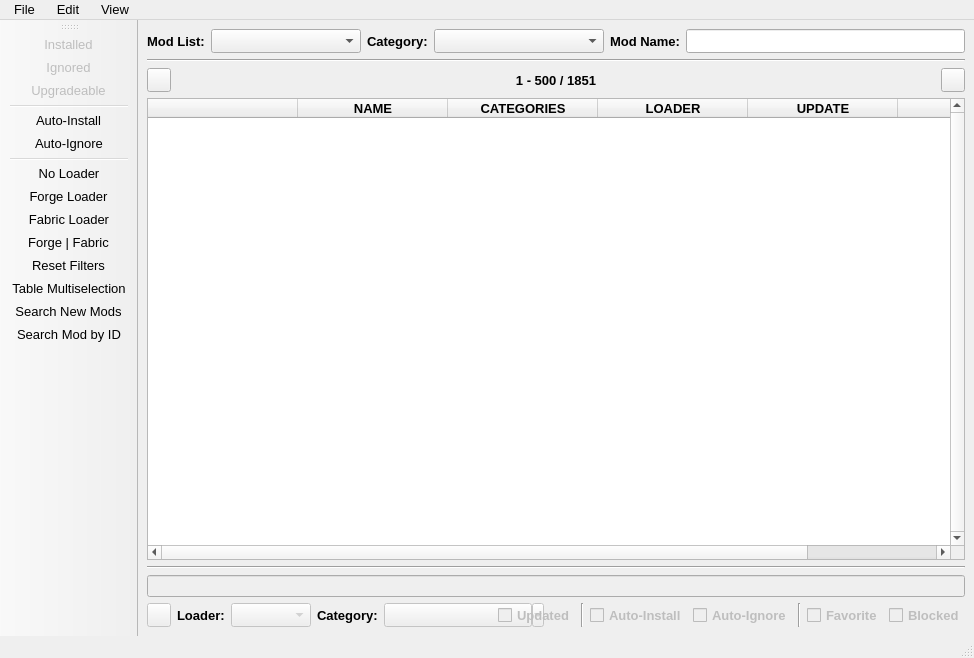
<?xml version="1.0" encoding="UTF-8"?>
<ui version="4.0">
 <class>ModList</class>
 <widget class="QMainWindow" name="ModList">
  <property name="geometry">
   <rect>
    <x>0</x>
    <y>0</y>
    <width>974</width>
    <height>658</height>
   </rect>
  </property>
  <property name="sizePolicy">
   <sizepolicy hsizetype="Preferred" vsizetype="Preferred">
    <horstretch>0</horstretch>
    <verstretch>0</verstretch>
   </sizepolicy>
  </property>
  <property name="minimumSize">
   <size>
    <width>974</width>
    <height>439</height>
   </size>
  </property>
  <property name="maximumSize">
   <size>
    <width>16777215</width>
    <height>16777215</height>
   </size>
  </property>
  <property name="windowTitle">
   <string>ModList</string>
  </property>
  <property name="windowIcon">
   <iconset resource="../res/icons.qrc">
    <normaloff>:/widgets/widgets/window_icon.png</normaloff>:/widgets/widgets/window_icon.png</iconset>
  </property>
  <widget class="QWidget" name="centralwidget">
   <layout class="QHBoxLayout" name="horizontalLayout_4">
    <property name="spacing">
     <number>0</number>
    </property>
    <property name="leftMargin">
     <number>9</number>
    </property>
    <property name="topMargin">
     <number>9</number>
    </property>
    <property name="rightMargin">
     <number>9</number>
    </property>
    <property name="bottomMargin">
     <number>9</number>
    </property>
    <item>
     <layout class="QVBoxLayout" name="verticalLayout_3">
      <property name="spacing">
       <number>6</number>
      </property>
      <property name="topMargin">
       <number>0</number>
      </property>
      <property name="bottomMargin">
       <number>0</number>
      </property>
      <item>
       <layout class="QHBoxLayout" name="hlBuscar">
        <property name="spacing">
         <number>6</number>
        </property>
        <property name="bottomMargin">
         <number>0</number>
        </property>
        <item>
         <widget class="QLabel" name="lblModList">
          <property name="minimumSize">
           <size>
            <width>0</width>
            <height>24</height>
           </size>
          </property>
          <property name="maximumSize">
           <size>
            <width>16777215</width>
            <height>24</height>
           </size>
          </property>
          <property name="font">
           <font>
            <pointsize>10</pointsize>
            <weight>75</weight>
            <bold>true</bold>
           </font>
          </property>
          <property name="text">
           <string>Mod List:</string>
          </property>
         </widget>
        </item>
        <item>
         <widget class="QComboBox" name="cmbModList">
          <property name="minimumSize">
           <size>
            <width>150</width>
            <height>24</height>
           </size>
          </property>
          <property name="maximumSize">
           <size>
            <width>16777215</width>
            <height>24</height>
           </size>
          </property>
          <property name="font">
           <font>
            <pointsize>10</pointsize>
            <weight>75</weight>
            <bold>true</bold>
           </font>
          </property>
          <property name="maxVisibleItems">
           <number>30</number>
          </property>
         </widget>
        </item>
        <item>
         <widget class="QLabel" name="lblCategory">
          <property name="minimumSize">
           <size>
            <width>0</width>
            <height>24</height>
           </size>
          </property>
          <property name="maximumSize">
           <size>
            <width>16777215</width>
            <height>24</height>
           </size>
          </property>
          <property name="font">
           <font>
            <pointsize>10</pointsize>
            <weight>75</weight>
            <bold>true</bold>
           </font>
          </property>
          <property name="text">
           <string>Category:</string>
          </property>
         </widget>
        </item>
        <item>
         <widget class="QComboBox" name="cmbCategories">
          <property name="minimumSize">
           <size>
            <width>170</width>
            <height>24</height>
           </size>
          </property>
          <property name="maximumSize">
           <size>
            <width>16777215</width>
            <height>24</height>
           </size>
          </property>
          <property name="font">
           <font>
            <pointsize>10</pointsize>
            <weight>75</weight>
            <bold>true</bold>
           </font>
          </property>
          <property name="styleSheet">
           <string notr="true"/>
          </property>
          <property name="maxVisibleItems">
           <number>30</number>
          </property>
         </widget>
        </item>
        <item>
         <widget class="QLabel" name="lblName">
          <property name="minimumSize">
           <size>
            <width>0</width>
            <height>24</height>
           </size>
          </property>
          <property name="maximumSize">
           <size>
            <width>16777215</width>
            <height>24</height>
           </size>
          </property>
          <property name="font">
           <font>
            <pointsize>10</pointsize>
            <weight>75</weight>
            <bold>true</bold>
           </font>
          </property>
          <property name="text">
           <string>Mod Name:</string>
          </property>
         </widget>
        </item>
        <item>
         <widget class="QLineEdit" name="editName">
          <property name="minimumSize">
           <size>
            <width>0</width>
            <height>24</height>
           </size>
          </property>
          <property name="maximumSize">
           <size>
            <width>16777215</width>
            <height>24</height>
           </size>
          </property>
          <property name="font">
           <font>
            <pointsize>10</pointsize>
           </font>
          </property>
          <property name="styleSheet">
           <string notr="true"/>
          </property>
          <property name="clearButtonEnabled">
           <bool>true</bool>
          </property>
         </widget>
        </item>
       </layout>
      </item>
      <item>
       <widget class="Line" name="line_3">
        <property name="orientation">
         <enum>Qt::Horizontal</enum>
        </property>
       </widget>
      </item>
      <item>
       <layout class="QHBoxLayout" name="horizontalLayout_2">
        <property name="topMargin">
         <number>0</number>
        </property>
        <item>
         <widget class="QPushButton" name="btnPageLeft">
          <property name="minimumSize">
           <size>
            <width>24</width>
            <height>24</height>
           </size>
          </property>
          <property name="maximumSize">
           <size>
            <width>24</width>
            <height>24</height>
           </size>
          </property>
          <property name="text">
           <string/>
          </property>
          <property name="icon">
           <iconset resource="../res/icons.qrc">
            <normaloff>:/widgets/widgets/arrow_left.png</normaloff>
            <disabledoff>:/widgets/widgets/arrow_left_off.png</disabledoff>:/widgets/widgets/arrow_left.png</iconset>
          </property>
          <property name="iconSize">
           <size>
            <width>16</width>
            <height>16</height>
           </size>
          </property>
          <property name="shortcut">
           <string>Left</string>
          </property>
         </widget>
        </item>
        <item>
         <widget class="QLabel" name="lblActualPages">
          <property name="font">
           <font>
            <pointsize>10</pointsize>
            <weight>75</weight>
            <bold>true</bold>
           </font>
          </property>
          <property name="text">
           <string>1 - 500 / 1851</string>
          </property>
          <property name="alignment">
           <set>Qt::AlignCenter</set>
          </property>
         </widget>
        </item>
        <item>
         <widget class="QPushButton" name="btnPageRight">
          <property name="minimumSize">
           <size>
            <width>24</width>
            <height>24</height>
           </size>
          </property>
          <property name="maximumSize">
           <size>
            <width>24</width>
            <height>24</height>
           </size>
          </property>
          <property name="text">
           <string/>
          </property>
          <property name="icon">
           <iconset resource="../res/icons.qrc">
            <normaloff>:/widgets/widgets/arrow_right.png</normaloff>
            <disabledoff>:/widgets/widgets/arrow_right_off.png</disabledoff>:/widgets/widgets/arrow_right.png</iconset>
          </property>
          <property name="iconSize">
           <size>
            <width>16</width>
            <height>16</height>
           </size>
          </property>
          <property name="shortcut">
           <string>Right</string>
          </property>
         </widget>
        </item>
       </layout>
      </item>
      <item>
       <layout class="QHBoxLayout" name="horizontalLayout_3">
        <property name="bottomMargin">
         <number>0</number>
        </property>
        <item>
         <widget class="QTableWidget" name="tableMods">
          <property name="font">
           <font>
            <family>MS Shell Dlg 2</family>
            <pointsize>10</pointsize>
           </font>
          </property>
          <property name="autoFillBackground">
           <bool>false</bool>
          </property>
          <property name="styleSheet">
           <string notr="true"/>
          </property>
          <property name="verticalScrollBarPolicy">
           <enum>Qt::ScrollBarAlwaysOn</enum>
          </property>
          <property name="autoScroll">
           <bool>true</bool>
          </property>
          <property name="editTriggers">
           <set>QAbstractItemView::NoEditTriggers</set>
          </property>
          <property name="alternatingRowColors">
           <bool>true</bool>
          </property>
          <property name="selectionMode">
           <enum>QAbstractItemView::SingleSelection</enum>
          </property>
          <property name="selectionBehavior">
           <enum>QAbstractItemView::SelectRows</enum>
          </property>
          <property name="iconSize">
           <size>
            <width>0</width>
            <height>0</height>
           </size>
          </property>
          <property name="verticalScrollMode">
           <enum>QAbstractItemView::ScrollPerItem</enum>
          </property>
          <property name="rowCount">
           <number>0</number>
          </property>
          <attribute name="horizontalHeaderDefaultSectionSize">
           <number>150</number>
          </attribute>
          <attribute name="horizontalHeaderMinimumSectionSize">
           <number>20</number>
          </attribute>
          <attribute name="verticalHeaderVisible">
           <bool>false</bool>
          </attribute>
          <attribute name="verticalHeaderDefaultSectionSize">
           <number>53</number>
          </attribute>
          <attribute name="verticalHeaderMinimumSectionSize">
           <number>53</number>
          </attribute>
          <column>
           <property name="text">
            <string/>
           </property>
          </column>
          <column>
           <property name="text">
            <string>   NAME   </string>
           </property>
           <property name="font">
            <font>
             <pointsize>10</pointsize>
             <weight>75</weight>
             <bold>true</bold>
            </font>
           </property>
          </column>
          <column>
           <property name="text">
            <string>   CATEGORIES   </string>
           </property>
           <property name="font">
            <font>
             <pointsize>10</pointsize>
             <weight>75</weight>
             <bold>true</bold>
            </font>
           </property>
          </column>
          <column>
           <property name="text">
            <string>   LOADER   </string>
           </property>
           <property name="font">
            <font>
             <pointsize>10</pointsize>
             <weight>75</weight>
             <bold>true</bold>
            </font>
           </property>
          </column>
          <column>
           <property name="text">
            <string>   UPDATE   </string>
           </property>
           <property name="font">
            <font>
             <pointsize>10</pointsize>
             <weight>75</weight>
             <bold>true</bold>
            </font>
           </property>
          </column>
          <column>
           <property name="text">
            <string/>
           </property>
          </column>
         </widget>
        </item>
       </layout>
      </item>
      <item>
       <widget class="Line" name="ln_1">
        <property name="orientation">
         <enum>Qt::Horizontal</enum>
        </property>
       </widget>
      </item>
      <item>
       <widget class="QLineEdit" name="editNameConfig">
        <property name="enabled">
         <bool>false</bool>
        </property>
        <property name="readOnly">
         <bool>true</bool>
        </property>
       </widget>
      </item>
      <item>
       <layout class="QHBoxLayout" name="horizontalLayout">
        <property name="topMargin">
         <number>0</number>
        </property>
        <item>
         <widget class="QPushButton" name="btnSaveConfig">
          <property name="enabled">
           <bool>false</bool>
          </property>
          <property name="minimumSize">
           <size>
            <width>24</width>
            <height>24</height>
           </size>
          </property>
          <property name="maximumSize">
           <size>
            <width>24</width>
            <height>24</height>
           </size>
          </property>
          <property name="text">
           <string/>
          </property>
          <property name="icon">
           <iconset resource="../res/icons.qrc">
            <normaloff>:/widgets/widgets/save.png</normaloff>
            <disabledoff>:/widgets/widgets/save_off.png</disabledoff>:/widgets/widgets/save.png</iconset>
          </property>
          <property name="shortcut">
           <string>Ctrl+S</string>
          </property>
         </widget>
        </item>
        <item>
         <widget class="QLabel" name="lblLoaderConfig">
          <property name="minimumSize">
           <size>
            <width>0</width>
            <height>24</height>
           </size>
          </property>
          <property name="maximumSize">
           <size>
            <width>16777215</width>
            <height>24</height>
           </size>
          </property>
          <property name="font">
           <font>
            <pointsize>10</pointsize>
            <weight>75</weight>
            <bold>true</bold>
           </font>
          </property>
          <property name="text">
           <string>Loader:</string>
          </property>
         </widget>
        </item>
        <item>
         <widget class="QComboBox" name="cmbLoaderConfig">
          <property name="enabled">
           <bool>false</bool>
          </property>
          <property name="minimumSize">
           <size>
            <width>80</width>
            <height>24</height>
           </size>
          </property>
          <property name="maximumSize">
           <size>
            <width>16777215</width>
            <height>24</height>
           </size>
          </property>
          <property name="font">
           <font>
            <pointsize>10</pointsize>
            <weight>75</weight>
            <bold>true</bold>
           </font>
          </property>
          <item>
           <property name="text">
            <string/>
           </property>
          </item>
          <item>
           <property name="text">
            <string>No Loader</string>
           </property>
          </item>
          <item>
           <property name="text">
            <string>Forge</string>
           </property>
          </item>
          <item>
           <property name="text">
            <string>Fabric</string>
           </property>
          </item>
          <item>
           <property name="text">
            <string>Forge | Fabric</string>
           </property>
          </item>
         </widget>
        </item>
        <item>
         <widget class="QLabel" name="lblCategoryConfig">
          <property name="minimumSize">
           <size>
            <width>0</width>
            <height>24</height>
           </size>
          </property>
          <property name="maximumSize">
           <size>
            <width>16777215</width>
            <height>24</height>
           </size>
          </property>
          <property name="font">
           <font>
            <pointsize>10</pointsize>
            <weight>75</weight>
            <bold>true</bold>
           </font>
          </property>
          <property name="text">
           <string>Category:</string>
          </property>
         </widget>
        </item>
        <item>
         <widget class="QToolButton" name="tbtnCategoryConfig">
          <property name="enabled">
           <bool>false</bool>
          </property>
          <property name="minimumSize">
           <size>
            <width>160</width>
            <height>24</height>
           </size>
          </property>
          <property name="maximumSize">
           <size>
            <width>160</width>
            <height>24</height>
           </size>
          </property>
          <property name="font">
           <font>
            <pointsize>10</pointsize>
            <weight>75</weight>
            <bold>true</bold>
           </font>
          </property>
          <property name="text">
           <string/>
          </property>
          <property name="iconSize">
           <size>
            <width>94</width>
            <height>16</height>
           </size>
          </property>
          <property name="popupMode">
           <enum>QToolButton::MenuButtonPopup</enum>
          </property>
          <property name="toolButtonStyle">
           <enum>Qt::ToolButtonTextOnly</enum>
          </property>
          <property name="arrowType">
           <enum>Qt::NoArrow</enum>
          </property>
         </widget>
        </item>
        <item>
         <widget class="QCheckBox" name="chkUpdated">
          <property name="enabled">
           <bool>false</bool>
          </property>
          <property name="minimumSize">
           <size>
            <width>0</width>
            <height>24</height>
           </size>
          </property>
          <property name="maximumSize">
           <size>
            <width>16777215</width>
            <height>24</height>
           </size>
          </property>
          <property name="font">
           <font>
            <pointsize>10</pointsize>
            <weight>75</weight>
            <bold>true</bold>
           </font>
          </property>
          <property name="text">
           <string>Updated</string>
          </property>
         </widget>
        </item>
        <item>
         <widget class="Line" name="line_2">
          <property name="orientation">
           <enum>Qt::Vertical</enum>
          </property>
         </widget>
        </item>
        <item>
         <widget class="QCheckBox" name="chkInstalledConfig">
          <property name="enabled">
           <bool>false</bool>
          </property>
          <property name="sizePolicy">
           <sizepolicy hsizetype="Minimum" vsizetype="Fixed">
            <horstretch>0</horstretch>
            <verstretch>0</verstretch>
           </sizepolicy>
          </property>
          <property name="minimumSize">
           <size>
            <width>0</width>
            <height>24</height>
           </size>
          </property>
          <property name="maximumSize">
           <size>
            <width>16777215</width>
            <height>24</height>
           </size>
          </property>
          <property name="font">
           <font>
            <pointsize>10</pointsize>
            <weight>75</weight>
            <bold>true</bold>
           </font>
          </property>
          <property name="text">
           <string>Auto-Install</string>
          </property>
          <property name="shortcut">
           <string>Ctrl+Z</string>
          </property>
         </widget>
        </item>
        <item>
         <widget class="QCheckBox" name="chkIgnoredConfig">
          <property name="enabled">
           <bool>false</bool>
          </property>
          <property name="minimumSize">
           <size>
            <width>0</width>
            <height>24</height>
           </size>
          </property>
          <property name="maximumSize">
           <size>
            <width>16777215</width>
            <height>24</height>
           </size>
          </property>
          <property name="font">
           <font>
            <pointsize>10</pointsize>
            <weight>75</weight>
            <bold>true</bold>
           </font>
          </property>
          <property name="text">
           <string>Auto-Ignore</string>
          </property>
          <property name="shortcut">
           <string>Ctrl+X</string>
          </property>
         </widget>
        </item>
        <item>
         <widget class="Line" name="line">
          <property name="orientation">
           <enum>Qt::Vertical</enum>
          </property>
         </widget>
        </item>
        <item>
         <widget class="QCheckBox" name="chkFavoriteConfig">
          <property name="enabled">
           <bool>false</bool>
          </property>
          <property name="minimumSize">
           <size>
            <width>0</width>
            <height>24</height>
           </size>
          </property>
          <property name="maximumSize">
           <size>
            <width>16777215</width>
            <height>24</height>
           </size>
          </property>
          <property name="font">
           <font>
            <pointsize>10</pointsize>
            <weight>75</weight>
            <bold>true</bold>
           </font>
          </property>
          <property name="text">
           <string>Favorite</string>
          </property>
          <property name="shortcut">
           <string>Ctrl+C</string>
          </property>
         </widget>
        </item>
        <item>
         <widget class="QCheckBox" name="chkBlockedConfig">
          <property name="enabled">
           <bool>false</bool>
          </property>
          <property name="minimumSize">
           <size>
            <width>0</width>
            <height>24</height>
           </size>
          </property>
          <property name="maximumSize">
           <size>
            <width>16777215</width>
            <height>24</height>
           </size>
          </property>
          <property name="font">
           <font>
            <pointsize>10</pointsize>
            <weight>75</weight>
            <bold>true</bold>
           </font>
          </property>
          <property name="text">
           <string>Blocked</string>
          </property>
          <property name="shortcut">
           <string>Ctrl+V</string>
          </property>
         </widget>
        </item>
        <item>
         <spacer name="horizontalSpacer">
          <property name="orientation">
           <enum>Qt::Horizontal</enum>
          </property>
          <property name="sizeType">
           <enum>QSizePolicy::Expanding</enum>
          </property>
          <property name="sizeHint" stdset="0">
           <size>
            <width>0</width>
            <height>20</height>
           </size>
          </property>
         </spacer>
        </item>
       </layout>
      </item>
     </layout>
    </item>
   </layout>
  </widget>
  <widget class="QMenuBar" name="menubar">
   <property name="geometry">
    <rect>
     <x>0</x>
     <y>0</y>
     <width>974</width>
     <height>23</height>
    </rect>
   </property>
   <property name="font">
    <font>
     <pointsize>10</pointsize>
    </font>
   </property>
   <widget class="QMenu" name="menuFile">
    <property name="minimumSize">
     <size>
      <width>0</width>
      <height>0</height>
     </size>
    </property>
    <property name="maximumSize">
     <size>
      <width>16777215</width>
      <height>16777215</height>
     </size>
    </property>
    <property name="font">
     <font>
      <pointsize>10</pointsize>
     </font>
    </property>
    <property name="title">
     <string> File </string>
    </property>
    <addaction name="actionSearchingNewMods"/>
    <addaction name="actionSearchModID"/>
    <addaction name="separator"/>
    <addaction name="actionAdminCategories"/>
    <addaction name="actionAdminLists"/>
    <addaction name="actionCopyList"/>
    <addaction name="separator"/>
    <addaction name="actionUpdateModInfo"/>
    <addaction name="actionDeleteModDB"/>
    <addaction name="separator"/>
    <addaction name="actionExit"/>
   </widget>
   <widget class="QMenu" name="menuView">
    <property name="minimumSize">
     <size>
      <width>0</width>
      <height>0</height>
     </size>
    </property>
    <property name="maximumSize">
     <size>
      <width>16777215</width>
      <height>16777215</height>
     </size>
    </property>
    <property name="font">
     <font>
      <pointsize>10</pointsize>
     </font>
    </property>
    <property name="title">
     <string> View </string>
    </property>
    <addaction name="actionResetFilters"/>
    <addaction name="separator"/>
    <addaction name="actionShowInstalled"/>
    <addaction name="actionShowIgnored"/>
    <addaction name="actionShowUpdated"/>
    <addaction name="separator"/>
    <addaction name="actionAutoInstall"/>
    <addaction name="actionAutoIgnore"/>
    <addaction name="separator"/>
    <addaction name="actionNoLoader"/>
    <addaction name="actionForgeLoader"/>
    <addaction name="actionFabricLoader"/>
    <addaction name="actionForgeFabricLoader"/>
   </widget>
   <widget class="QMenu" name="menuEdit">
    <property name="minimumSize">
     <size>
      <width>0</width>
      <height>0</height>
     </size>
    </property>
    <property name="maximumSize">
     <size>
      <width>16777215</width>
      <height>16777215</height>
     </size>
    </property>
    <property name="font">
     <font>
      <pointsize>10</pointsize>
     </font>
    </property>
    <property name="title">
     <string> Edit </string>
    </property>
    <addaction name="actionMultiselection"/>
   </widget>
   <addaction name="menuFile"/>
   <addaction name="menuEdit"/>
   <addaction name="menuView"/>
  </widget>
  <widget class="QStatusBar" name="statusbar">
   <property name="sizeGripEnabled">
    <bool>true</bool>
   </property>
  </widget>
  <widget class="QToolBar" name="toolBar">
   <property name="font">
    <font>
     <pointsize>10</pointsize>
    </font>
   </property>
   <property name="contextMenuPolicy">
    <enum>Qt::NoContextMenu</enum>
   </property>
   <property name="windowTitle">
    <string>Tool Bar</string>
   </property>
   <property name="layoutDirection">
    <enum>Qt::LeftToRight</enum>
   </property>
   <property name="styleSheet">
    <string notr="true"/>
   </property>
   <property name="movable">
    <bool>true</bool>
   </property>
   <property name="allowedAreas">
    <set>Qt::AllToolBarAreas</set>
   </property>
   <property name="orientation">
    <enum>Qt::Vertical</enum>
   </property>
   <property name="iconSize">
    <size>
     <width>25</width>
     <height>25</height>
    </size>
   </property>
   <property name="floatable">
    <bool>true</bool>
   </property>
   <attribute name="toolBarArea">
    <enum>LeftToolBarArea</enum>
   </attribute>
   <attribute name="toolBarBreak">
    <bool>false</bool>
   </attribute>
   <addaction name="actionShowInstalled"/>
   <addaction name="actionShowIgnored"/>
   <addaction name="actionShowUpdated"/>
   <addaction name="separator"/>
   <addaction name="actionAutoInstall"/>
   <addaction name="actionAutoIgnore"/>
   <addaction name="separator"/>
   <addaction name="actionNoLoader"/>
   <addaction name="actionForgeLoader"/>
   <addaction name="actionFabricLoader"/>
   <addaction name="actionForgeFabricLoader"/>
   <addaction name="actionResetFilters"/>
   <addaction name="actionMultiselection"/>
   <addaction name="actionSearchingNewMods"/>
   <addaction name="actionSearchModID"/>
  </widget>
  <action name="actionAdminLists">
   <property name="text">
    <string>Admin Lists</string>
   </property>
   <property name="font">
    <font>
     <pointsize>10</pointsize>
    </font>
   </property>
   <property name="shortcut">
    <string>Ctrl+R</string>
   </property>
  </action>
  <action name="actionShowInstalled">
   <property name="checkable">
    <bool>true</bool>
   </property>
   <property name="enabled">
    <bool>false</bool>
   </property>
   <property name="icon">
    <iconset resource="../res/icons.qrc">
     <normaloff>:/states/states/installed.png</normaloff>:/states/states/installed.png</iconset>
   </property>
   <property name="text">
    <string>Installed</string>
   </property>
   <property name="font">
    <font>
     <pointsize>10</pointsize>
    </font>
   </property>
   <property name="shortcut">
    <string>Ctrl+1</string>
   </property>
  </action>
  <action name="actionShowIgnored">
   <property name="checkable">
    <bool>true</bool>
   </property>
   <property name="enabled">
    <bool>false</bool>
   </property>
   <property name="icon">
    <iconset resource="../res/icons.qrc">
     <normaloff>:/states/states/ignored.png</normaloff>:/states/states/ignored.png</iconset>
   </property>
   <property name="text">
    <string>Ignored</string>
   </property>
   <property name="font">
    <font>
     <pointsize>10</pointsize>
    </font>
   </property>
   <property name="shortcut">
    <string>Ctrl+2</string>
   </property>
  </action>
  <action name="actionShowUpdated">
   <property name="checkable">
    <bool>true</bool>
   </property>
   <property name="checked">
    <bool>false</bool>
   </property>
   <property name="enabled">
    <bool>false</bool>
   </property>
   <property name="icon">
    <iconset resource="../res/icons.qrc">
     <normaloff>:/states/states/updated.png</normaloff>:/states/states/updated.png</iconset>
   </property>
   <property name="text">
    <string>Upgradeable</string>
   </property>
   <property name="font">
    <font>
     <pointsize>10</pointsize>
    </font>
   </property>
   <property name="shortcut">
    <string>Ctrl+3</string>
   </property>
  </action>
  <action name="actionSearchingNewMods">
   <property name="icon">
    <iconset resource="../res/icons.qrc">
     <normaloff>:/widgets/widgets/search.png</normaloff>:/widgets/widgets/search.png</iconset>
   </property>
   <property name="text">
    <string>Search New Mods</string>
   </property>
   <property name="font">
    <font>
     <pointsize>10</pointsize>
    </font>
   </property>
   <property name="shortcut">
    <string>Ctrl+Q</string>
   </property>
  </action>
  <action name="actionExit">
   <property name="text">
    <string>Exit</string>
   </property>
   <property name="font">
    <font>
     <pointsize>10</pointsize>
    </font>
   </property>
  </action>
  <action name="actionMultiselection">
   <property name="checkable">
    <bool>true</bool>
   </property>
   <property name="icon">
    <iconset resource="../res/icons.qrc">
     <normaloff>:/widgets/widgets/multiselection.png</normaloff>:/widgets/widgets/multiselection.png</iconset>
   </property>
   <property name="text">
    <string>Table Multiselection</string>
   </property>
   <property name="font">
    <font>
     <pointsize>10</pointsize>
    </font>
   </property>
   <property name="shortcut">
    <string>Ctrl+A</string>
   </property>
  </action>
  <action name="actionForgeLoader">
   <property name="checkable">
    <bool>true</bool>
   </property>
   <property name="enabled">
    <bool>true</bool>
   </property>
   <property name="icon">
    <iconset resource="../res/icons.qrc">
     <normaloff>:/widgets/widgets/forge.png</normaloff>:/widgets/widgets/forge.png</iconset>
   </property>
   <property name="text">
    <string>Forge Loader</string>
   </property>
   <property name="font">
    <font>
     <pointsize>10</pointsize>
    </font>
   </property>
   <property name="shortcut">
    <string>Ctrl+7</string>
   </property>
  </action>
  <action name="actionFabricLoader">
   <property name="checkable">
    <bool>true</bool>
   </property>
   <property name="enabled">
    <bool>true</bool>
   </property>
   <property name="icon">
    <iconset resource="../res/icons.qrc">
     <normaloff>:/widgets/widgets/fabric.png</normaloff>:/widgets/widgets/fabric.png</iconset>
   </property>
   <property name="text">
    <string>Fabric Loader</string>
   </property>
   <property name="font">
    <font>
     <pointsize>10</pointsize>
    </font>
   </property>
   <property name="shortcut">
    <string>Ctrl+8</string>
   </property>
  </action>
  <action name="actionForgeFabricLoader">
   <property name="checkable">
    <bool>true</bool>
   </property>
   <property name="enabled">
    <bool>true</bool>
   </property>
   <property name="icon">
    <iconset resource="../res/icons.qrc">
     <normaloff>:/widgets/widgets/forgefabric.png</normaloff>:/widgets/widgets/forgefabric.png</iconset>
   </property>
   <property name="text">
    <string>Forge | Fabric</string>
   </property>
   <property name="font">
    <font>
     <pointsize>10</pointsize>
    </font>
   </property>
   <property name="shortcut">
    <string>Ctrl+9</string>
   </property>
  </action>
  <action name="actionNoLoader">
   <property name="checkable">
    <bool>true</bool>
   </property>
   <property name="checked">
    <bool>false</bool>
   </property>
   <property name="enabled">
    <bool>true</bool>
   </property>
   <property name="icon">
    <iconset resource="../res/icons.qrc">
     <normaloff>:/widgets/widgets/noloader.png</normaloff>:/widgets/widgets/noloader.png</iconset>
   </property>
   <property name="text">
    <string>No Loader</string>
   </property>
   <property name="font">
    <font>
     <pointsize>10</pointsize>
    </font>
   </property>
   <property name="shortcut">
    <string>Ctrl+6</string>
   </property>
  </action>
  <action name="actionCopyList">
   <property name="text">
    <string>Copy List</string>
   </property>
   <property name="font">
    <font>
     <pointsize>10</pointsize>
    </font>
   </property>
   <property name="shortcut">
    <string>Ctrl+T</string>
   </property>
  </action>
  <action name="actionSearchModID">
   <property name="icon">
    <iconset resource="../res/icons.qrc">
     <normaloff>:/widgets/widgets/search_id.png</normaloff>:/widgets/widgets/search_id.png</iconset>
   </property>
   <property name="text">
    <string>Search Mod by ID</string>
   </property>
   <property name="font">
    <font>
     <pointsize>10</pointsize>
    </font>
   </property>
   <property name="shortcut">
    <string>Ctrl+W</string>
   </property>
  </action>
  <action name="actionAutoInstall">
   <property name="checkable">
    <bool>true</bool>
   </property>
   <property name="icon">
    <iconset resource="../res/icons.qrc">
     <normaloff>:/states/states/favorite_installed.png</normaloff>:/states/states/favorite_installed.png</iconset>
   </property>
   <property name="text">
    <string>Auto-Install</string>
   </property>
   <property name="font">
    <font>
     <pointsize>10</pointsize>
    </font>
   </property>
   <property name="shortcut">
    <string>Ctrl+4</string>
   </property>
  </action>
  <action name="actionAutoIgnore">
   <property name="checkable">
    <bool>true</bool>
   </property>
   <property name="icon">
    <iconset resource="../res/icons.qrc">
     <normaloff>:/states/states/favorite_ignored.png</normaloff>:/states/states/favorite_ignored.png</iconset>
   </property>
   <property name="text">
    <string>Auto-Ignore</string>
   </property>
   <property name="font">
    <font>
     <pointsize>10</pointsize>
    </font>
   </property>
   <property name="shortcut">
    <string>Ctrl+5</string>
   </property>
  </action>
  <action name="actionAdminCategories">
   <property name="text">
    <string>Admin Categories</string>
   </property>
   <property name="font">
    <font>
     <pointsize>10</pointsize>
    </font>
   </property>
   <property name="shortcut">
    <string>Ctrl+E</string>
   </property>
  </action>
  <action name="actionResetFilters">
   <property name="icon">
    <iconset resource="../res/icons.qrc">
     <normaloff>:/widgets/widgets/clear.png</normaloff>:/widgets/widgets/clear.png</iconset>
   </property>
   <property name="text">
    <string>Reset Filters</string>
   </property>
   <property name="font">
    <font>
     <pointsize>10</pointsize>
    </font>
   </property>
   <property name="shortcut">
    <string>Ctrl+0</string>
   </property>
  </action>
  <action name="actionUpdateModInfo">
   <property name="enabled">
    <bool>false</bool>
   </property>
   <property name="text">
    <string>Update Mod Info</string>
   </property>
  </action>
  <action name="actionDeleteModDB">
   <property name="enabled">
    <bool>false</bool>
   </property>
   <property name="text">
    <string>Delete Mod from DB</string>
   </property>
  </action>
 </widget>
 <resources>
  <include location="../res/icons.qrc"/>
 </resources>
 <connections/>
</ui>
